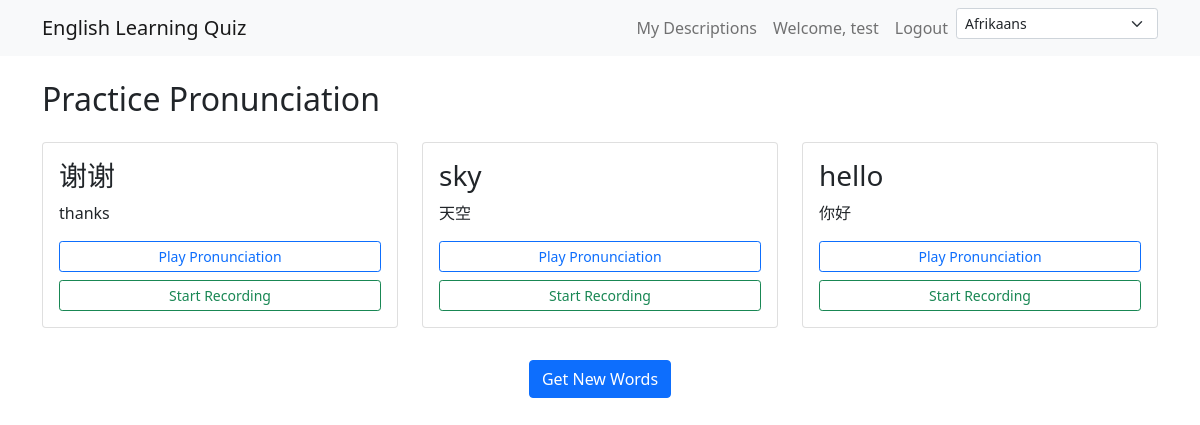
The app's page /quiz/practice-pronunciation/ (signed in) with its own data.
### quiz/models.py (models this page shows, shortened)
class Word(models.Model):
    LANGUAGE_CHOICES = [
        ('en', '英文'),
        ('zh', '中文'),
    ]
    word = models.CharField(max_length=100, verbose_name='词汇')
    language = models.CharField(max_length=2, choices=LANGUAGE_CHOICES, default='en', verbose_name='语言')
    meaning = models.CharField(max_length=255, verbose_name='含义')
    example = models.TextField(blank=True, verbose_name='例句')
    created_at = models.DateTimeField(auto_now_add=True, verbose_name='创建时间')
    updated_at = models.DateTimeField(auto_now=True, verbose_name='更新时间')
    class Meta:
        verbose_name = '词汇'
        verbose_name_plural = '词汇'
        ordering = ['language', 'word']
        unique_together = ['word', 'language']  # 同一语言下词汇不能重复

### quiz/views.py (the view)
# urls.py: path('practice-pronunciation/', views.practice_pronunciation, name='practice_pronunciation'),
def practice_pronunciation(request):
    words = Word.objects.all().order_by('?')[:3]  # Get 3 random words
    return render(request, 'quiz/practice_pronunciation.html', {
        'words': words
    })

### quiz/templates/quiz/practice_pronunciation.html (shortened to what this page needs)
{% extends 'quiz/base.html' %}
{% load i18n %}
{% block content %}
<div class="container">
    <h2 class="mb-4">{% trans "Practice Pronunciation" %}</h2>
    {% if words %}
    <div class="row">
        {% for word in words %}
        <div class="col-md-4 mb-3">
            <div class="card">
                <div class="card-body">
                    <h3 class="card-title">{{ word.word }}</h3>
                    <p class="card-text">{{ word.meaning }}</p>
                    <div class="d-grid gap-2">
                        <button class="btn btn-outline-primary btn-sm" onclick="speak('{{ word.word }}', '{{ word.language }}')">
                            {% trans "Play Pronunciation" %}
                        </button>
                        <button class="btn btn-outline-success btn-sm record-button" data-word="{{ word.word }}">
                            {% trans "Start Recording" %}
                        </button>
                    </div>
                </div>
            </div>
        </div>
        {% endfor %}
    </div>
    <div class="text-center mt-3">
        <a href="{% url 'quiz:practice_pronunciation' %}" class="btn btn-primary">
            {% trans "Get New Words" %}
        </a>
    </div>
    {% else %}
    <p>{% trans "No words available" %}</p>
    {% endif %}
</div>
{% endblock %}

### quiz/templates/quiz/base.html (shortened to what this page needs)
{% load i18n %}
<!DOCTYPE html>
<html lang="{{ LANGUAGE_CODE }}">
<head>
    <link href="https://cdn.jsdelivr.net/npm/bootstrap@5.1.3/dist/css/bootstrap.min.css" rel="stylesheet">
</head>
<body>
    <nav class="navbar navbar-expand-lg navbar-light bg-light">
        <div class="container">
            <a class="navbar-brand" href="{% url 'quiz:index' %}">{% trans "English Learning Quiz" %}</a>
            <div class="navbar-nav ms-auto">
                {% if user.is_authenticated %}
                    <a class="nav-item nav-link" href="{% url 'quiz:my_descriptions' %}">{% trans "My Descriptions" %}</a>
                    <span class="nav-item nav-link">{% trans "Welcome" %}, {{ user.username }}</span>
                    <a class="nav-item nav-link" href="{% url 'quiz:logout' %}">{% trans "Logout" %}</a>
                {% else %}
                    <a class="nav-item nav-link" href="{% url 'quiz:login' %}">{% trans "Login" %}</a>
                    <a class="nav-item nav-link" href="{% url 'quiz:register' %}">{% trans "Register" %}</a>
                {% endif %}
                <form action="/i18n/setlang/" method="post" class="d-inline">
                    <select name="language" onchange="this.form.submit()" class="form-select form-select-sm">
                        {% get_current_language as LANGUAGE_CODE %}
                        {% get_available_languages as LANGUAGES %}
                        {% for lang_code, lang_name in LANGUAGES %}
                            <option value="{{ lang_code }}" {% if lang_code == LANGUAGE_CODE %}selected{% endif %}>
                                {{ lang_name }}
                            </option>
                        {% endfor %}
                    </select>
                </form>
            </div>
        </div>
    </nav>
    <main class="py-4">
        {% block content %}
        {% endblock %}
    </main>
</body>
</html>

### records on screen
Word: word "谢谢", meaning "thanks"
Word: word "sky", meaning "天空"
Word: word "hello", meaning "你好"

### other values on screen
{{ user.username }} "test"
form field language "Afrikaans"
